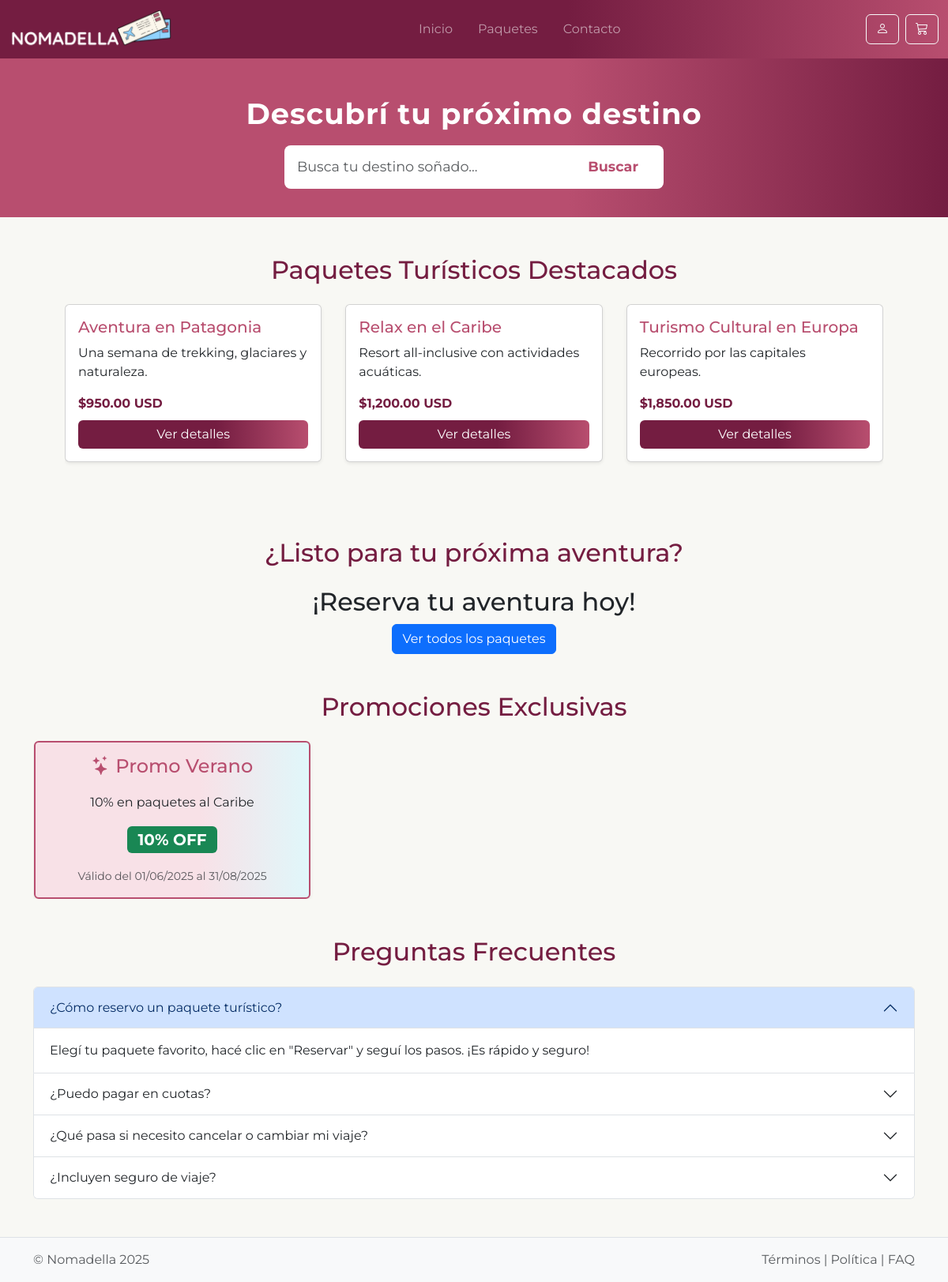
The app's page /public/index.php, older data.
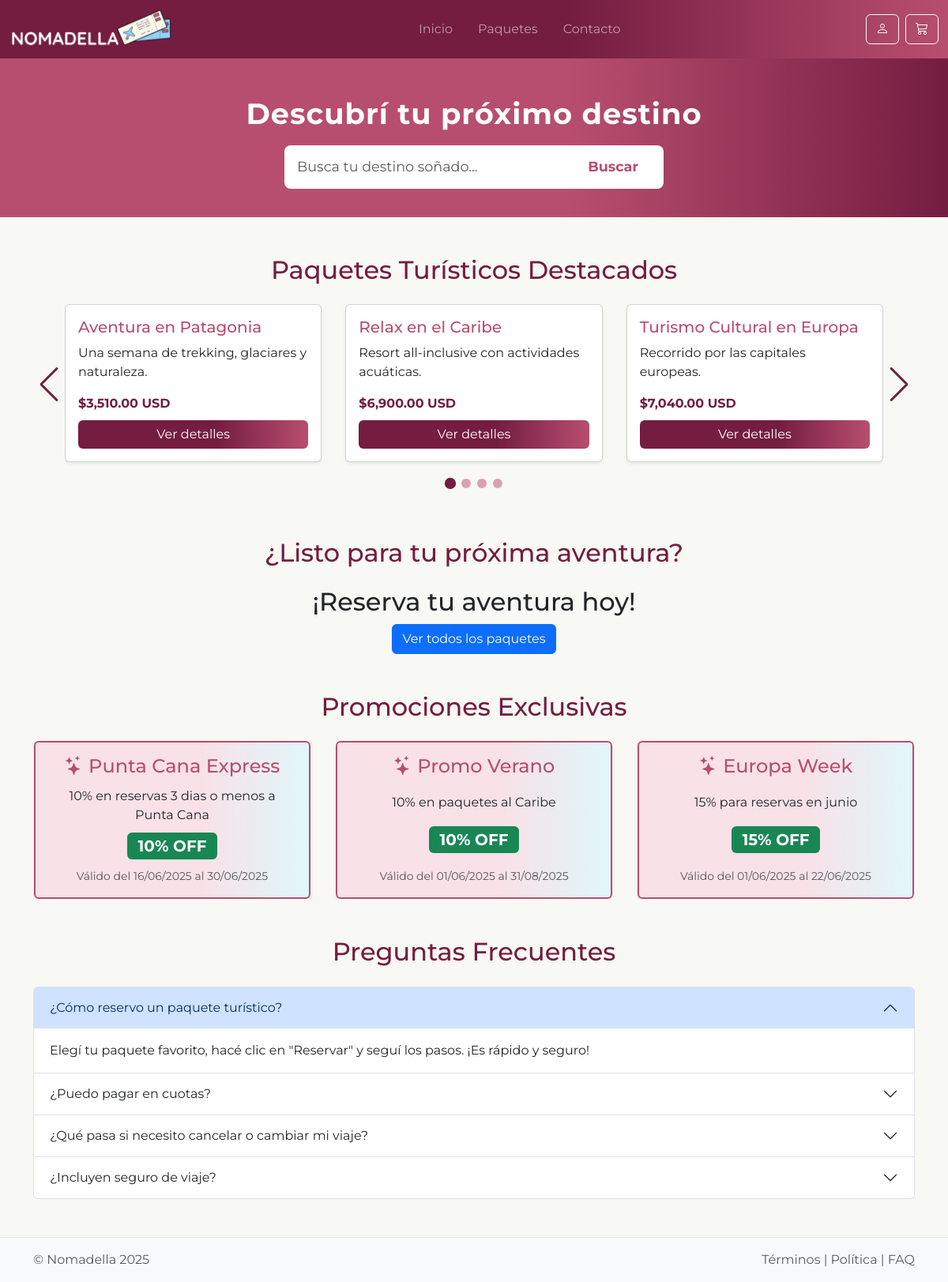
The same page, newer data.
### tables this page shows
CREATE TABLE `paquetes_turisticos` (
  `id_paquete` int(11) NOT NULL,
  `nombre` varchar(200) DEFAULT NULL,
  `descripcion` text DEFAULT NULL,
  `id_destino` int(11) DEFAULT NULL,
  `precio_base` decimal(12,2) DEFAULT NULL,
  `fecha_inicio` date DEFAULT NULL,
  `fecha_fin` date DEFAULT NULL,
  `cupo_disponible` int(11) DEFAULT NULL,
  `destino` varchar(150) DEFAULT NULL,
  `tipo_paquete` varchar(100) DEFAULT NULL,
  `activo` tinyint(1) DEFAULT NULL
);

CREATE TABLE `promociones` (
  `id_promocion` int(11) NOT NULL,
  `nombre` varchar(200) DEFAULT NULL,
  `descripcion` text DEFAULT NULL,
  `descuento_porcentaje` decimal(5,2) DEFAULT NULL,
  `fecha_inicio` date DEFAULT NULL,
  `fecha_fin` date DEFAULT NULL,
  `activo` tinyint(1) DEFAULT NULL
);

### public/index.php (the view, shortened to what the changed rows need)
<?php
include 'header.php';
include 'conexion.php';
?>
<div class="hero-section">
  <h1>Descubrí tu próximo destino</h1>
</div>
<section class="container my-5">
  <h2 class="text-center mb-4" style="color:#741d41;">Paquetes Turísticos Destacados</h2>
  <div class="swiper-container-wrapper position-relative">
    <div class="swiper mySwiper">
      <div class="swiper-wrapper">
        <?php
        $sql = "SELECT * FROM paquetes_turisticos WHERE activo = 1 LIMIT 9";
        $result = $conexion->query($sql);
        while ($row = $result->fetch_assoc()):
        ?>
          <div class="swiper-slide">
            <div class="card shadow-sm" style="min-height:200px;">
              <div class="card-body justify-content-between d-flex flex-column">
                <h5 class="card-title" style="color:#b84e6f;"><?= htmlspecialchars($row['nombre']) ?></h5>
                <p class="card-text"><?= htmlspecialchars($row['descripcion']) ?></p>
                <div class="fw-bold mb-2" style="color:#741d41;">$<?= number_format($row['precio_base'], 2) ?> USD</div>
                <a href="./paquetes_info.php?id=<?= $row['id_paquete'] ?>" class="btn btn-primary w-100" style="background:linear-gradient(90deg,#741d41 60%,#b84e6f 100%);border:none;">Ver detalles</a>
              </div>
            </div>
          </div>
        <?php endwhile; ?>
      </div>
      <br>
      <br>
      <div class="swiper-pagination mt-4"></div>
    </div>
    <div class="swiper-button-prev"></div>
    <div class="swiper-button-next"></div>
  </div>
</section>
<section class=" container justify-content-center text-center my-5 cta-section ">
  <h2 class="mb-4" style="color:#741d41;">¿Listo para tu próxima aventura?</h2>
  <h2>¡Reserva tu aventura hoy!</h2>
</section>
<section class="container my-5">
  <h2 class="text-center mb-4" style="color:#741d41;">Promociones Exclusivas</h2>
  <?php
    $hoy = date('Y-m-d');
    $sql_promos = "SELECT * FROM promociones
                   WHERE activo = 1
                   AND fecha_inicio <= '$hoy'
                   AND fecha_fin >= '$hoy'
                   ORDER BY fecha_inicio DESC";
    $res_promos = $conexion->query($sql_promos);
    $promos = [];
    while ($row = $res_promos->fetch_assoc()) {
      $promos[] = $row;
    }
  ?>
  <?php if (count($promos) > 0): ?>
    <div class="swiper promoSwiper">
      <div class="swiper-wrapper text-center">
        <?php foreach ($promos as $promo): ?>
          <div class="swiper-slide d-flex justify-content-center">
            <div class="card shadow-sm text-center" style="width:350px;background:linear-gradient(90deg,#f8e1e7 60%,#e0f7fa 100%);border:2px solid #b84e6f; height: 200px;">
              <div class="card-body d-flex flex-column justify-content-between">
                <h4 class="card-title mb-2" style="color:#b84e6f;">
                  <i class="bi bi-stars"></i> <?= htmlspecialchars($promo['nombre']) ?>
                </h4>
                <p class="card-text mb-2"><?= htmlspecialchars($promo['descripcion']) ?></p>
                <div class="mb-2">
                  <span class="badge bg-success fs-5">
                    <?= intval($promo['descuento_porcentaje']) ?>% OFF
                  </span>
                </div>
                <small class="text-muted">
                  Válido del <?= date('d/m/Y', strtotime($promo['fecha_inicio'])) ?>
                  al <?= date('d/m/Y', strtotime($promo['fecha_fin'])) ?>
                </small>
              </div>
            </div>
          </div>
        <?php endforeach; ?>
      </div>
    </div>
  <?php else: ?>
    <div class="alert alert-info text-center">No hay promociones activas en este momento.</div>
  <?php endif; ?>
</section>
<section class="container my-5">
  <h2 class="text-center mb-4" style="color:#741d41;">Preguntas Frecuentes</h2>
  <div class="accordion" id="faqAccordion">
    <div class="accordion-item">
      <h2 class="accordion-header" id="faq1">
        <button class="accordion-button" type="button" data-bs-toggle="collapse" data-bs-target="#faqCollapse1" aria-expanded="true" aria-controls="faqCollapse1">
          ¿Cómo reservo un paquete turístico?
        </button>
      </h2>
    </div>
    <div class="accordion-item">
      <h2 class="accordion-header" id="faq2">
        <button class="accordion-button collapsed" type="button" data-bs-toggle="collapse" data-bs-target="#faqCollapse2" aria-expanded="false" aria-controls="faqCollapse2">
          ¿Puedo pagar en cuotas?
        </button>
      </h2>
    </div>
    <div class="accordion-item">
      <h2 class="accordion-header" id="faq3">
        <button class="accordion-button collapsed" type="button" data-bs-toggle="collapse" data-bs-target="#faqCollapse3" aria-expanded="false" aria-controls="faqCollapse3">
          ¿Qué pasa si necesito cancelar o cambiar mi viaje?
        </button>
      </h2>
    </div>
    <div class="accordion-item">
      <h2 class="accordion-header" id="faq4">
        <button class="accordion-button collapsed" type="button" data-bs-toggle="collapse" data-bs-target="#faqCollapse4" aria-expanded="false" aria-controls="faqCollapse4">
          ¿Incluyen seguro de viaje?
        </button>
      </h2>
    </div>
  </div>
</section>
</body>
</html>

Row changes from the older to the newer data that the page shows:
changed paquetes_turisticos "Aventura en Patagonia": precio_base "950.00" → "3,510.00"
changed paquetes_turisticos "Relax en el Caribe": precio_base "1,200.00" → "6,900.00"
changed paquetes_turisticos "Turismo Cultural en Europa": precio_base "1,850.00" → "7,040.00"
added promociones: nombre "Punta Cana Express", descripcion "10% en reservas 3 dias o menos a Punta Cana", descuento_porcentaje "10", fecha_inicio "16/06/2025", fecha_fin "30/06/2025"
now on this page (row edited): promociones: nombre "Europa Week", descripcion "15% para reservas en junio", descuento_porcentaje "15", fecha_inicio "01/06/2025", fecha_fin "22/06/2025"
